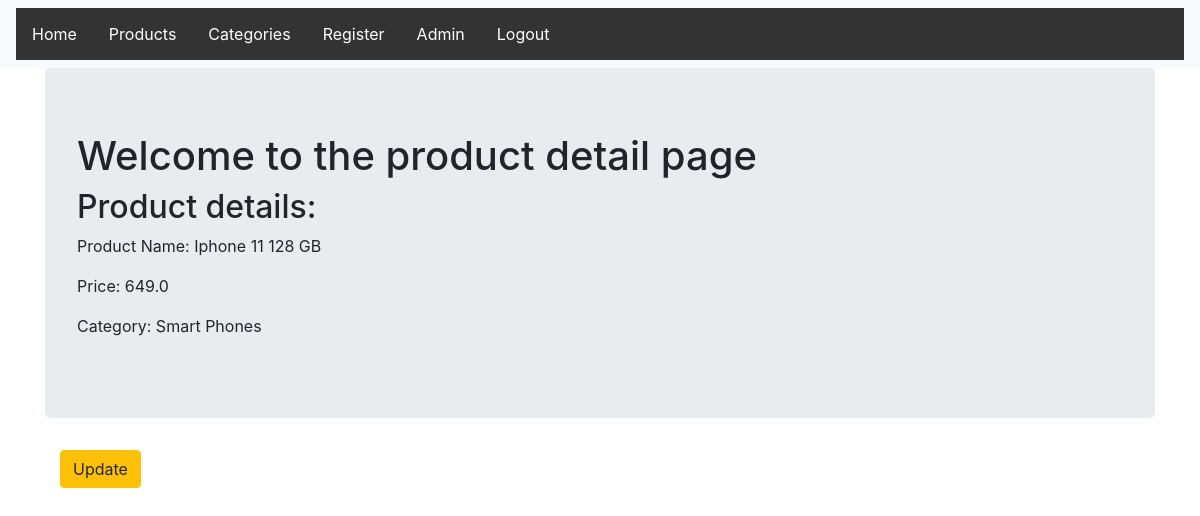
The app's page /core/2/ (signed in) with its own data.
### core/models.py (models this page shows, shortened)
class Product(models.Model):
    name = models.CharField(max_length=50)
    price_ht = models.FloatField()
    category = models.ForeignKey("core.Category", on_delete=models.CASCADE, related_name='products')
    TVA_AMOUNT = 0.0725

class Category(models.Model):
    name = models.CharField(max_length=50)
    description = models.TextField(max_length=100)
    def __str__(self):
        return self.name

### core/views.py (the view)
# urls.py: url(r'^(?P<pk>\d+)/$', views.ProductDetailView.as_view(), name='detail'),
class ProductDetailView(DetailView):
    context_object_name = 'product_detail'
    model = Product
    template_name = "core/product_detail.html"

### core/templates/core/product_detail.html
{% extends "core/core_base.html"%}
{% block body_block%}
<div class="jumbotron">
  <h1>Welcome to the product detail page</h1>
  <h2>Product details: </h2>
  <p>Product Name: {{product_detail.name}}</p>
  <p>Price: {{product_detail.price_ht}}</p>
  <p>Category: {{product_detail.category}}</p>
</div>
<div class="container">
  <p><a class='btn btn-warning' href="{% url 'core:update' pk=product_detail.pk %}">Update</a></p>
</div>
{% endblock %}

### static/css/shopping_cart.css (style rules this page uses)
body { margin: 0px; background-color: none; }

### records on screen
Product: name "Iphone 11 128 GB", price_ht "649.0", category "Smart Phones"
